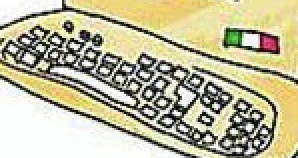
#> input picture screenShotImage/小图2.png, 149 x 79 px (shown 2 times larger)
$ python pictureComparison.py
#> lines starting #> are read from the running program, lines starting #| are printed output that depends on the picture
### base/base_log.py
# -*- coding:utf-8 -*-
# @Time     :2021/2/18 19:51
# @Author   :wjl
# @Email    :753538091@qq.com
# @File     :basepage.py
# @Software :PyCharm

import logging
import time
import os

class DemeLog():


    def log(self):
        #创建一个日志器
        Logger=logging.getLogger("logger")

        #设置日志输出的最低等级
        Logger.setLevel(logging.DEBUG)
        if not Logger.handlers:

            #创建一个处理器——在控制台输出
            sh=logging.StreamHandler()
            #创建一个处理器——保存成文件
            filepath=os.path.join(os.path.dirname(os.path.dirname(os.path.abspath(__file__))))
            filename=os.path.join(filepath + "/outputs/log/{}_log".format(time.strftime('%Y_%m_%d_%H')))
            fh=logging.FileHandler(filename=filename,encoding='utf-8')
            #保存成文件和在控制台输出不一样的就是需要写清楚文件保存的路径和文件名字的格式，而控制台不需要这些


            #创建一个格式器,负责日志显示的格式
            formatter=logging.Formatter(fmt='%(asctime)s %(filename)s %(levelname)s %(message)s',
                                        datefmt='%Y/%m/%d/%X')
            #因为fmt中有asctime（时间），所以要有datefmt目的是来指定时间格式的显示样式
            #绑定格式器到处理器上去
            sh.setFormatter(formatter)
            fh.setFormatter(formatter)
            #绑定处理器到日志器上面（因为一个日志器可以有多个处理器）
            Logger.addHandler(sh)
            Logger.addHandler(fh)
        return Logger
logger=DemeLog().log()

"""
        #下面就是设置你想输出的日志的等级
        Logger.debug('debug msg')
        Logger.info('info msg')
        Logger.warning('warning msg')
        Logger.error('error信息')
        Logger.critical('critical msg')
"""

### base/pictureComparison.py
import os
import cv2
import numpy as np
from base.base_log import DemeLog

log=DemeLog().log()
#找图 返回最近似的点
def search_returnPoint(checkimage,baseimage):
    '''
    图片格式必须为png
    :param checkimage: 待校验图片
    :param baseimage:  原图
    :return: True 代表比对成功，False 代表在原图中无法找到待校验的图片
    '''
#> called with checkimage = '小图2', baseimage = '截屏图'
    try:
        filepath = os.path.dirname(os.path.abspath(__file__))
        imagefilepath = os.path.join(os.path.dirname(filepath) + "/screenShotImage")
        imagelist = os.listdir(imagefilepath)
        imageListName=[]
        for i in imagelist:
            imageName=i.split(".png")[0]
            imageListName.append(imageName)
        if checkimage not in imageListName:
            log.info("文件夹中无待校验图片！")
            return False
        elif baseimage not in imageListName:
            log.error("文件夹中无原图，无法进行比对！")
            return False
        scale = 1
        checkimage = os.path.join(imagefilepath + "/%s.png" % checkimage)
        baseimage = os.path.join(imagefilepath + "/%s.png" % baseimage)
        img = cv2.imread(checkimage)  # 要找的小图
#> img is the input picture: shape (79, 149, 3); mean B, G, R 154.9, 186.4, 191
        img = cv2.resize(img, (0, 0), fx=scale, fy=scale)
        template = cv2.imread(baseimage)  # 大图
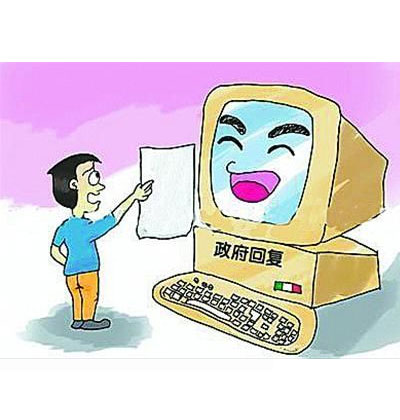
#> input picture screenShotImage/截屏图.png, 400 x 420 px
#> template is the input picture: shape (420, 400, 3); mean B, G, R 216.8, 213.3, 223.4
        template = cv2.resize(template, (0, 0), fx=scale, fy=scale)
        template_size = template.shape[:2]
#> template_size = (420, 400)
        img_gray = cv2.cvtColor(img, cv2.COLOR_BGR2GRAY)
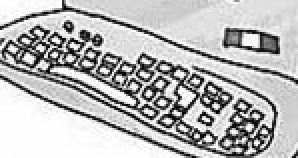
#> img_gray: shape (79, 149) (shown 2 times larger); min 0, max 255, mean 184.2
        template_ = cv2.cvtColor(template,cv2.COLOR_BGR2GRAY)
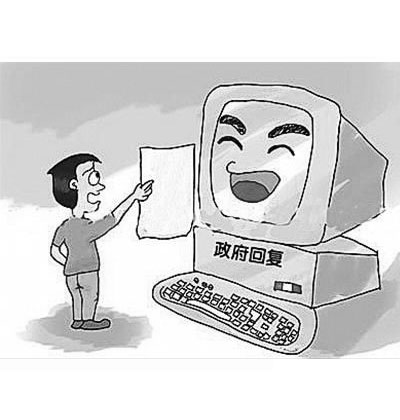
#> template_: shape (420, 400); min 0, max 255, mean 216.7
        try:
            result = cv2.matchTemplate(img_gray, template_,cv2.TM_CCOEFF_NORMED)
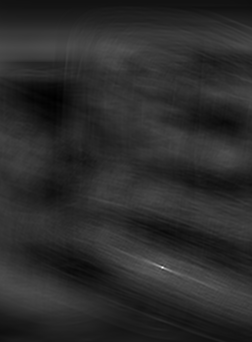
#> result: shape (342, 252) float32; min -0.205, max 1, mean 0.00275; drawn with min black and max white
        except Exception:
            log.error("图片比对结束，比对图片与截屏原图不符，比对图片：%s,底图%s" .format(checkimage,baseimage))
            return False
        #设置阈值
        threshold = 0.7
        # res大于70%
        loc = np.where(result >= threshold)
#> loc = ([267, 267, 267], [161, 162, 163])
        # 使用灰度图像中的坐标对原始RGB图像进行标记
        #print("是否存在+",loc)
        point = ()
        for pt in zip(*loc[::-1]):
            cv2.rectangle(img, pt, (pt[0] + template_size[1], pt[1] + + template_size[0]), (7, 249, 151), 2)
            point = pt
#> this loop made 3 passes
#> point on passes 1 to 3: (161, 267), (162, 267), (163, 267)
        if point==():
            log.error("图片比对结束，比对图片与截屏原图不符，比对图片：%s,底图:%s" % (checkimage,baseimage))
            return False
        if (img is None):
            log.error("图片比对结束，未找到小图，比对图片：%s"% checkimage)
            return False
        else:
            log.info("图片比对结束，比对图片与截屏原图相符，比对图片：%s,底图:%s" % (checkimage,baseimage))
            return True
    except Exception as error:
        log.error("图片比对代码运行出现错误，错误原因： %s" % error)
if __name__ == '__main__':
    x=search_returnPoint("小图2","截屏图")
    print(x)
